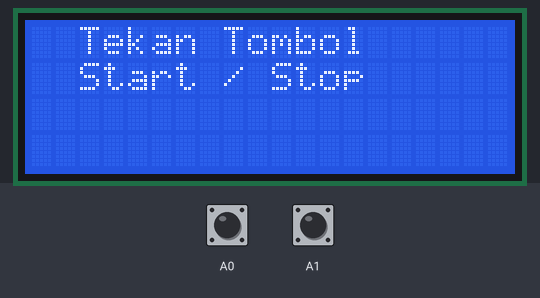
This sketch was run on a simulated Arduino Uno, built with avr-gcc and run on an emulated ATmega328P. Parts: 20×4 character LCD. The test bench sets the inputs (shaded band); at power-on: A0 HIGH, A1 HIGH.

Above: at 3.3 s.
3.4 s: A0 pulled LOW for 0.15 s
At 3.57 s:
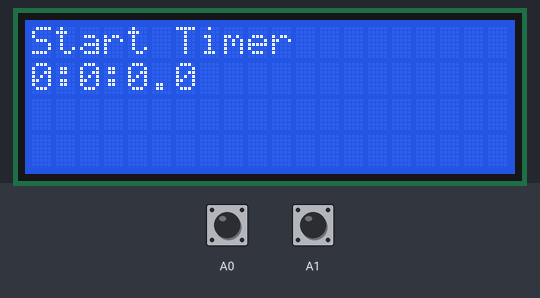
5.8 s: A0 pulled LOW for 1 s
At 6.9 s:
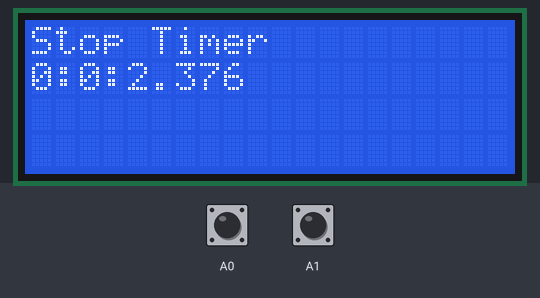
8.3 s: A1 pulled LOW for 3.2 s
At 9.3 s:
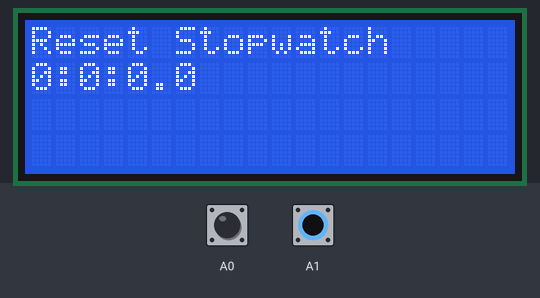
13.9 s: A1 pulled LOW for 0.15 s
17.0 s: A1 pulled LOW for 1 s
Timing chart, 0 to 20.0 s (numbered marks = the images above; inputs shaded):
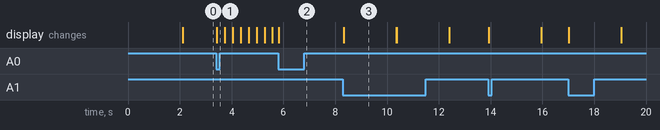

The sketch:

stopwacht.ino
```cpp
#include <Wire.h>
#include <LiquidCrystal_I2C.h>

LiquidCrystal_I2C lcd(0x27 ,20,4);

unsigned long mulai, selesai, dataStopWatch;
int i=0;
int fPaus = 0;
long lastButton = 0;
long delayAntiBouncing = 50;
long dataPaus = 0;

void setup(){
  pinMode(A0,INPUT);
  pinMode(A1,INPUT);
  digitalWrite(A0,1);
  digitalWrite(A1,1);
  lcd.begin();

  lcd.setCursor(0, 0);
  lcd.print("ArduinoIndonesia");
  lcd.setCursor(0, 1);
  lcd.print("   StopWatch");
  delay(2000);
  lcd.clear();
  lcd.print("  Tekan Tombol");
  lcd.setCursor(0, 1);
  lcd.print("  Start / Stop");
}

void loop(){
if (digitalRead(A0)==0){
  if ((millis() - lastButton) > delayAntiBouncing){
      if (i==0){
          lcd.clear();
          lcd.setCursor(0, 0);
          lcd.print("Start Timer");
          mulai = millis();
          fPaus = 0;
        }
       else if (i==1){
        lcd.setCursor(0, 0);
        lcd.print("Stop Timer  ");
        dataPaus = dataStopWatch;
        fPaus = 1;
        }
       i =!i;
      }
      lastButton = millis();
  }
 else if (digitalRead(A1)==0 && fPaus == 1){
  dataStopWatch = 0;
  dataPaus = 0;
  lcd.clear();
  lcd.print("Reset Stopwatch");
  lcd.setCursor(0, 1);
  lcd.print("0:0:0.0");
  delay(2000);
  lcd.clear();
  lcd.print("  Tekan Tombol");
  lcd.setCursor(0, 1);
  lcd.print("  Start / Stop");
 }

  if (i==1){
      selesai = millis();
      float jam, menit, detik, miliDetik;
      unsigned long over;

      // MATH time!!!
      dataStopWatch = selesai - mulai;
      dataStopWatch = dataPaus + dataStopWatch;

      jam = int(dataStopWatch / 3600000);
      over = dataStopWatch % 3600000;
      menit = int(over / 60000);
      over = over % 60000;
      detik = int(over / 1000);
      miliDetik = over % 1000;

      lcd.setCursor(0, 1);
      lcd.print(jam, 0);
      lcd.print(":");
      lcd.print(menit, 0);
      lcd.print(":");
      lcd.print(detik, 0);
      lcd.print(".");
      if (jam < 10){
          lcd.print(miliDetik, 0);
          lcd.print("   ");
       }
   }
}
```

Measured:
- after the input at 3.4 s, the display: changes at once (image 1)
- after the input at 5.8 s, the display: changes at once (image 2)
- after the input at 8.3 s, the display: changes at once (image 3)
- what the display in image 3 shows lasts 2.1 s, from 8.3 s to 10.4 s
